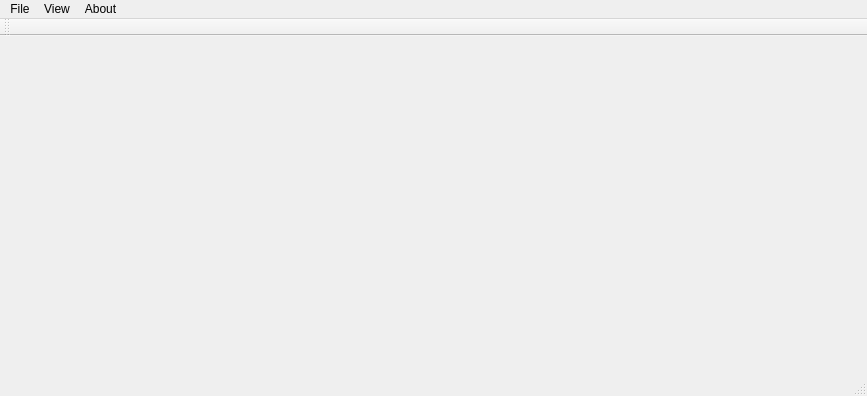
<?xml version="1.0" encoding="UTF-8"?>
<ui version="4.0">
 <class>MainWindow</class>
 <widget class="QMainWindow" name="MainWindow">
  <property name="geometry">
   <rect>
    <x>0</x>
    <y>0</y>
    <width>867</width>
    <height>396</height>
   </rect>
  </property>
  <property name="windowTitle">
   <string>MainMoil</string>
  </property>
  <widget class="QWidget" name="centralWidget">
   <widget class="QLabel" name="label1">
    <property name="geometry">
     <rect>
      <x>10</x>
      <y>10</y>
      <width>241</width>
      <height>141</height>
     </rect>
    </property>
    <property name="text">
     <string/>
    </property>
   </widget>
   <widget class="QLabel" name="label2">
    <property name="geometry">
     <rect>
      <x>270</x>
      <y>10</y>
      <width>241</width>
      <height>141</height>
     </rect>
    </property>
    <property name="text">
     <string/>
    </property>
   </widget>
   <widget class="QLabel" name="label3">
    <property name="geometry">
     <rect>
      <x>540</x>
      <y>10</y>
      <width>241</width>
      <height>141</height>
     </rect>
    </property>
    <property name="text">
     <string/>
    </property>
   </widget>
   <widget class="QLabel" name="label4">
    <property name="geometry">
     <rect>
      <x>20</x>
      <y>190</y>
      <width>241</width>
      <height>141</height>
     </rect>
    </property>
    <property name="text">
     <string/>
    </property>
   </widget>
   <widget class="QLabel" name="label5">
    <property name="geometry">
     <rect>
      <x>280</x>
      <y>180</y>
      <width>241</width>
      <height>141</height>
     </rect>
    </property>
    <property name="text">
     <string/>
    </property>
   </widget>
   <widget class="QLabel" name="label6">
    <property name="geometry">
     <rect>
      <x>550</x>
      <y>180</y>
      <width>241</width>
      <height>141</height>
     </rect>
    </property>
    <property name="text">
     <string/>
    </property>
   </widget>
  </widget>
  <widget class="QMenuBar" name="menuBar">
   <property name="geometry">
    <rect>
     <x>0</x>
     <y>0</y>
     <width>867</width>
     <height>22</height>
    </rect>
   </property>
   <widget class="QMenu" name="menuMainMoil">
    <property name="title">
     <string>File</string>
    </property>
    <addaction name="actionLoad"/>
    <addaction name="actionLoad_Image"/>
   </widget>
   <widget class="QMenu" name="menuView">
    <property name="title">
     <string>View</string>
    </property>
    <addaction name="actionMulti_view"/>
   </widget>
   <widget class="QMenu" name="menuAbout">
    <property name="title">
     <string>About</string>
    </property>
    <addaction name="actionMOIL"/>
   </widget>
   <addaction name="menuMainMoil"/>
   <addaction name="menuView"/>
   <addaction name="menuAbout"/>
  </widget>
  <widget class="QToolBar" name="mainToolBar">
   <attribute name="toolBarArea">
    <enum>TopToolBarArea</enum>
   </attribute>
   <attribute name="toolBarBreak">
    <bool>false</bool>
   </attribute>
  </widget>
  <widget class="QStatusBar" name="statusBar"/>
  <action name="actionLoad">
   <property name="text">
    <string>Load Parameter</string>
   </property>
  </action>
  <action name="actionLoad_Image">
   <property name="text">
    <string>Load Image</string>
   </property>
  </action>
  <action name="actionMulti_view">
   <property name="text">
    <string>Multi-view</string>
   </property>
  </action>
  <action name="actionMOIL">
   <property name="text">
    <string>MOIL</string>
   </property>
  </action>
 </widget>
 <layoutdefault spacing="6" margin="11"/>
 <resources/>
 <connections/>
</ui>
